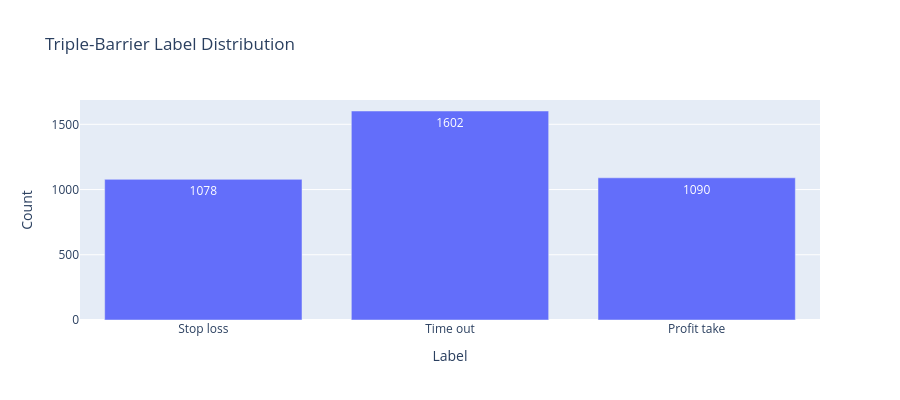

The notebook cell saved with this chart:
### Code cell
# Label distribution (full run)
fig = go.Figure(
    data=[
        go.Bar(
            x=labels["label"].value_counts().sort_index().index.astype(str),
            y=labels["label"].value_counts().sort_index().values,
            text=labels["label"].value_counts().sort_index().values,
            textposition="auto",
        )
    ]
)
fig.update_layout(
    title="Triple-Barrier Label Distribution",
    xaxis_title="Label",
    yaxis_title="Count",
    xaxis={"tickvals": ["-1", "0", "1"], "ticktext": ["Stop loss", "Time out", "Profit take"]},
    height=400,
)
fig.show()

### Figure 1 — Plotly figure (JSON) as saved in the notebook; plotly's stock layout.template omitted (floating-point values rounded to 4 significant figures)
{"data": [{"text": [1078.0, 1602.0, 1090.0], "textposition": "auto", "type": "bar", "x": ["-1", "0", "1"], "y": [1078, 1602, 1090]}], "layout": {"height": 400, "title": {"text": "Triple-Barrier Label Distribution"}, "xaxis": {"ticktext": ["Stop loss", "Time out", "Profit take"], "tickvals": ["-1", "0", "1"], "title": {"text": "Label"}}, "yaxis": {"title": {"text": "Count"}}}}
